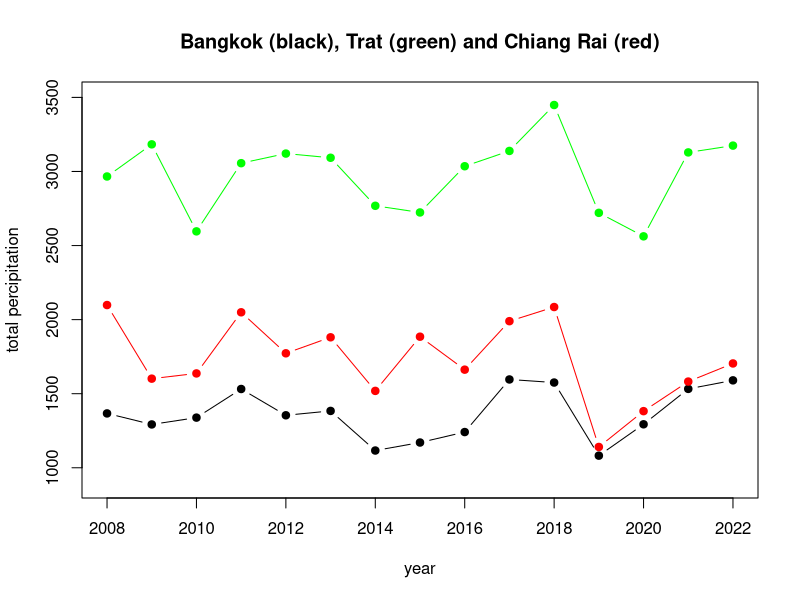
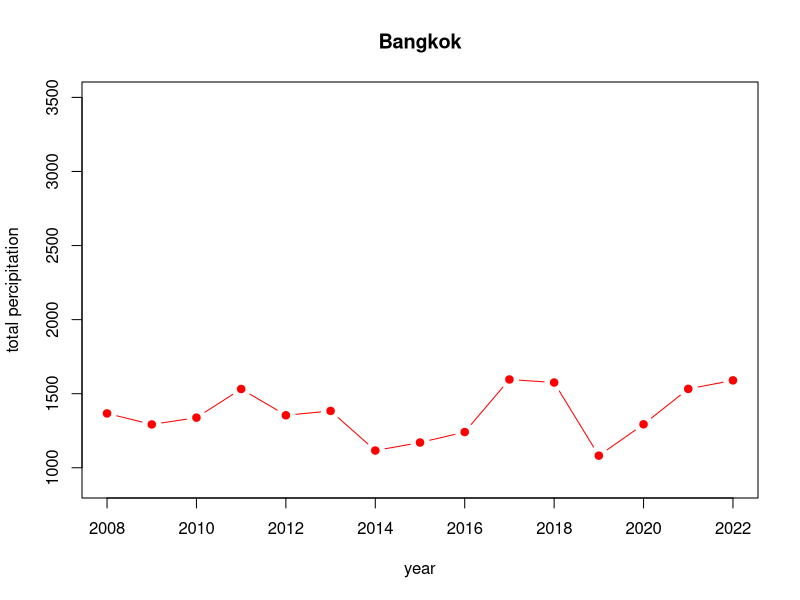
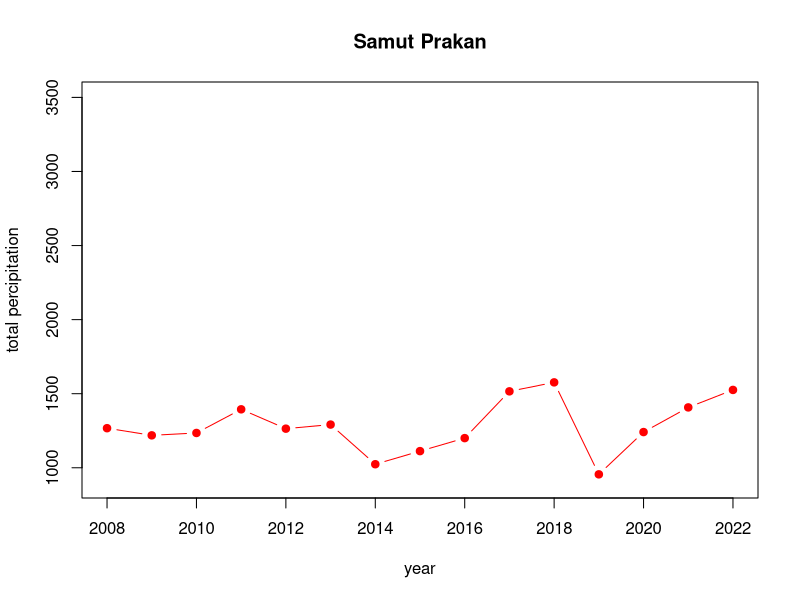
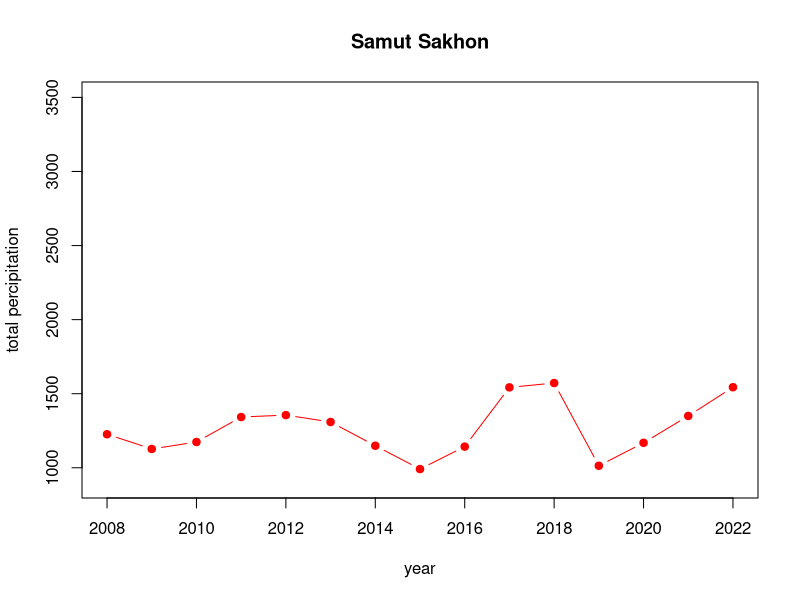
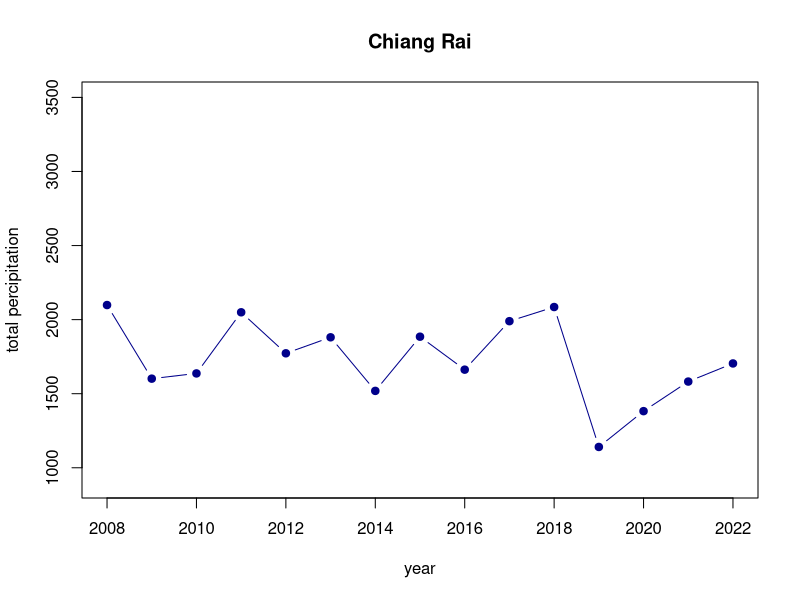
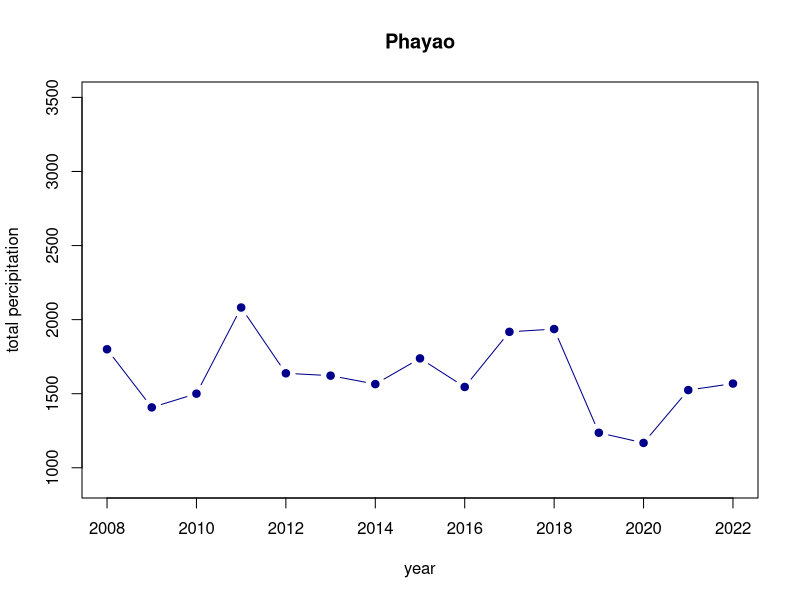
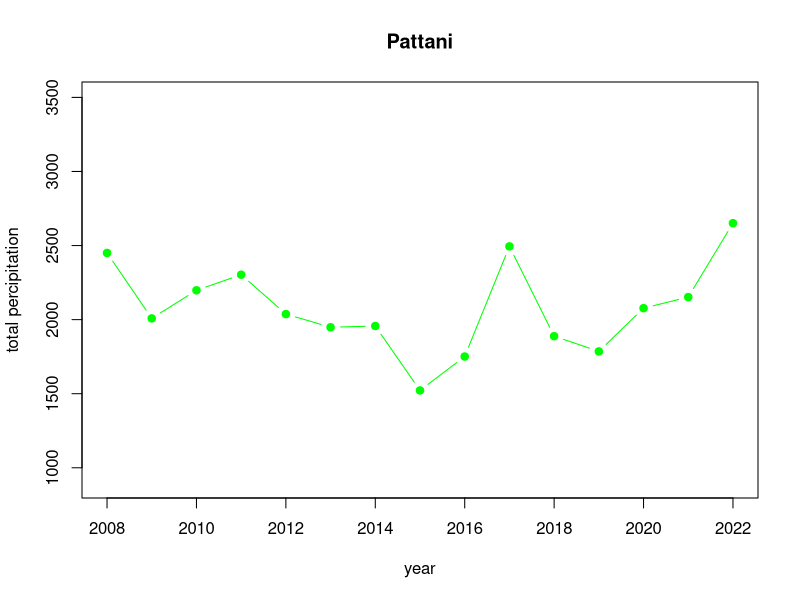
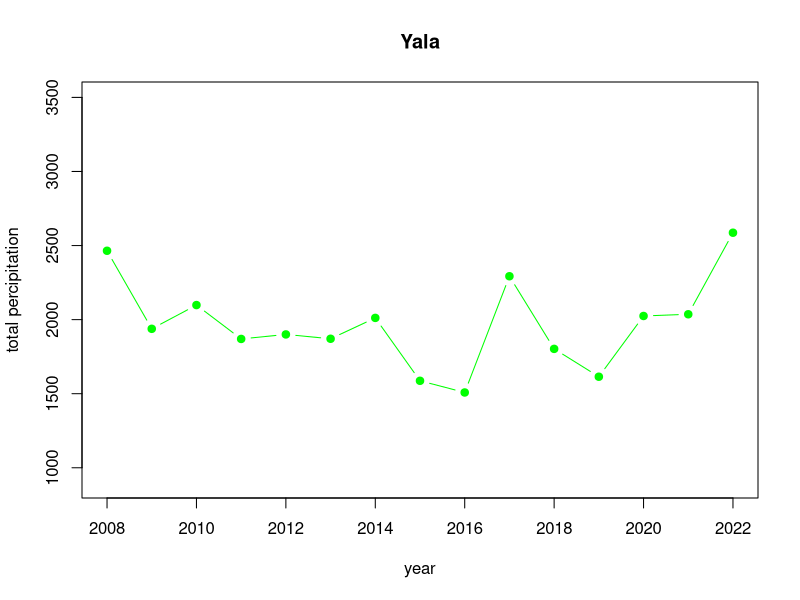

The R source for these figures, in order:
## ---- chunk 1
install.packages("readxl")
library(readxl)
## ---- chunk 2
Thailand_daymin <- read_excel("Thailand.xlsx",sheet = "era5_t2m_daymin_annual_Thailand")
Thailand_daymin
## ---- chunk 3
Thailand_daymax <- read_excel("Thailand.xlsx",sheet = "era5_t2m_daymax_annual_Thailand")
Thailand_daymax
## ---- chunk 4
Thailand_tp <- read_excel("Thailand.xlsx",sheet = "era5_tp(mm)_annual_Thailand")
Thailand_tp
## ---- chunk 5
Gideon <- read_excel("Dengue_Data.xlsx",sheet = "Gideon")
Gideon
## ---- chunk 6
Thailand_tp_sorted = Thailand_tp[order(Thailand_tp$`2022`, decreasing = TRUE), ]
Thailand_tp_sorted
## ---- chunk 7
#sub districts with Highest Precipitation
Thailand_tp_highest = head(Thailand_tp_sorted)
Thailand_tp_highest_list = Thailand_tp_highest$ADM1_EN
Thailand_tp_highest_list
## ---- chunk 8
#sub districts with Lowest Precipitation
Thailand_tp_lowest = tail(Thailand_tp_sorted) 
Thailand_tp_lowest_list = Thailand_tp_lowest$ADM1_EN
Thailand_tp_lowest_list
## ---- chunk 9
Thailand_daymax_sorted = Thailand_daymax[order(Thailand_daymax$`2022`, decreasing = TRUE), ]
Thailand_daymax_sorted
## ---- chunk 10
#sub districts with Highest max Temperature
Thailand_daymax_highest = head(Thailand_daymax_sorted)
Thailand_daymax_highest_list = Thailand_daymax_highest$ADM1_EN
Thailand_daymax_highest_list
## ---- chunk 11
#sub districts with Lowest max temperature
Thailand_daymax_lowest = tail(Thailand_daymax_sorted) 
Thailand_daymax_lowest_list = Thailand_daymax_lowest$ADM1_EN
Thailand_daymax_lowest_list
## ---- chunk 12
Thailand_daymin_sorted = Thailand_daymin[order(Thailand_daymin$`2022`, decreasing = TRUE), ]
Thailand_daymin_sorted
## ---- chunk 13
#sub districts with Highest min temperature
Thailand_daymin_highest = head(Thailand_daymin_sorted)
Thailand_daymin_highest_list = Thailand_daymin_highest$ADM1_EN
Thailand_daymin_highest_list
Thailand_daymin_highest

## ---- chunk 14
#sub districts with Lowest min temperature
Thailand_daymin_lowest = tail(Thailand_daymin_sorted) 
Thailand_daymin_lowest_list = Thailand_daymin_lowest$ADM1_EN
Thailand_daymin_lowest_list
## ---- chunk 15
Thailand_temp_highest = unique(c(Thailand_daymax_highest_list, Thailand_daymin_highest_list))
Thailand_temp_highest
## ---- chunk 16
Thailand_temp_lowest = unique(c(Thailand_daymax_lowest_list, Thailand_daymin_lowest_list))
Thailand_temp_lowest
## ---- chunk 17
Thailand_temp_highest
## ---- chunk 18
Thailand_temp_lowest
## ---- chunk 19
Thailand_tp_highest_list
## ---- chunk 20
Thailand_tp_lowest_list
## ---- chunk 21
province_names = Thailand_daymax[,2]
province_names
## ---- chunk 22
#Mean over years 2008-2022 per province
Thailand_tp_mean = apply(Thailand_tp[,5:19], 1, mean)
Thailand_tp_province_mean = cbind(province_names, Thailand_tp_mean)
Thailand_tp_province_mean

#Mean Min and Max Temperature per province
Thailand_daymin_mean = apply(Thailand_daymin[,5:19], 1, mean)
Thailand_daymax_mean = apply(Thailand_daymax[,5:19], 1, mean)

#Creation of a new dataframe with daymin and daymay per province
Thailand_daymin_province_mean = cbind(Thailand_daymin_mean, Thailand_daymax_mean)
Thailand_Temp_min_max = cbind(province_names, Thailand_daymin_province_mean) 
Thailand_Temp_min_max
## ---- chunk 23
Thailand_meantemp = apply(Thailand_Temp_min_max[,2:3], 1, mean)
Thailand_temp_mean =  cbind(province_names, Thailand_meantemp)
Thailand_temp_mean
## ---- chunk 24
Thailand_highest_meantemp = Thailand_temp_mean[head(order(Thailand_temp_mean[,2], decreasing = TRUE)),]
Thailand_highest_meantemp
Thailand_highest_meantemp_provinces = Thailand_highest_meantemp[,1]
Thailand_highest_meantemp_provinces
## ---- chunk 25
Thailand_lowest_meantemp = Thailand_temp_mean[tail(order(Thailand_temp_mean[,2], decreasing = TRUE)),]
Thailand_lowest_meantemp
Thailand_lowest_meantemp_provinces = Thailand_lowest_meantemp[,1]
Thailand_lowest_meantemp_provinces
## ---- chunk 26
#mean of each province over all years
Thailand_mean_tp = apply(Thailand_tp[,5:19], 1, mean)
#add name of the provinces to the data frame
Thailand_mean_tp = cbind(province_names, Thailand_mean_tp)
colnames(Thailand_mean_tp) = c("AMD1_EN", "meantp")
## ---- chunk 27
#sort the provinces by mean total precipitation
Thailand_mean_tp[order(Thailand_mean_tp[,2], decreasing = TRUE),]

#Show 6 provinces each with highest and lowest total precipitation 
Thailand_highest_meantp = head(Thailand_mean_tp[order(Thailand_mean_tp[,2], decreasing = TRUE),])
Thailand_lowest_meantp  = head(Thailand_mean_tp[order(Thailand_mean_tp[,2], decreasing = FALSE),])

#show the provinces together with their mean total precipitation
Thailand_highest_meantp
Thailand_lowest_meantp
## ---- chunk 28
Thailand_provinces_north = list("Chiang Mai", "Chiang Rai", "Lampang", "Lamphun", "Mae Hong Son", "Nan", "Phayao", "Phrae", "Uttaradit")

Thailand_provinces_northeastern = list("Amnat Charoen", "Bueng Kan", "Buri Ram", "Chaiyaphum", "Kalasin", "Khon Kaen", "Loei", "Maha Sarakham", "Mukdahan", "Nakhon Phanom", "Nakhon Ratchasima", "Nong Bua Lam Phu", "Nong Khai", "Roi Et", "Sakon Nakhon", "Si Sa Ket", "Surin", "Ubon Ratchathani", "Udon Thani", "Yasothon")

Thailand_provinces_south = list("Chumphon", "Krabi", "Nakhon Si Thammarat", "Narathiwat", "Pattani", "Phangnga", "Phatthalung", "Phuket", "Ranong", "Satun", "Songkhla", "Surat Thani", "Trang", "Yala")

Thailand_provinces_central = list("Ang Thong", "Chachoengsao", "Chai Nat", "Chanthaburi", "Chon Buri", "Kamphaeng Phet", "Kanchanaburi", "Lop Buri", "Nakhon Nayok", "Nakhon Pathom", "Nakhon Sawan", "Nonthaburi", "Pathum Thani", "Phetchabun", "Phetchaburi", "Phichit", "Phitsanulok", "Phra Nakhon Si Ayutthaya", "Prachin Buri", "Prachuap Khiri Khan", "Ratchaburi", "Rayong", "Sa Keao", "Samut Prakan", "Samut Sakhon", "Samut Songkhram", "Saraburi", "Sing Buri", "Sukhothai", "Suphan Buri", "Tak", "Trat", "Uthai Thani")
## ---- chunk 29
#provinces in North Thailand
Thailand_lowest_meantemp_provinces[which(Thailand_lowest_meantemp_provinces %in% Thailand_provinces_north)]

#provinces in Northeastern Thailand
Thailand_lowest_meantemp_provinces[which(Thailand_lowest_meantemp_provinces %in% Thailand_provinces_northeastern)]

#provinces in Central Thailand
Thailand_lowest_meantemp_provinces[which(Thailand_lowest_meantemp_provinces%in% Thailand_provinces_central)]

#provinces in South Thailand
Thailand_lowest_meantemp_provinces[which(Thailand_lowest_meantemp_provinces %in% Thailand_provinces_south)]
## ---- chunk 30
#provinces in North Thailand
Thailand_highest_meantemp_provinces[which(Thailand_highest_meantemp_provinces %in% Thailand_provinces_north)]

#provinces in Northeastern Thailand
Thailand_highest_meantemp_provinces[which(Thailand_highest_meantemp_provinces %in% Thailand_provinces_northeastern)]

#provinces in Central Thailand
Thailand_highest_meantemp_provinces[which(Thailand_highest_meantemp_provinces%in% Thailand_provinces_central)]

#provinces in South Thailand
Thailand_highest_meantemp_provinces[which(Thailand_highest_meantemp_provinces %in% Thailand_provinces_south)]
## ---- chunk 31
#provinces in North Thailand
Thailand_temp_highest[which(Thailand_temp_highest %in% Thailand_provinces_north)]

#provinces in Northeastern Thailand
Thailand_temp_highest[which(Thailand_temp_highest %in% Thailand_provinces_northeastern)]

#provinces in Central Thailand
Thailand_temp_highest[which(Thailand_temp_highest %in% Thailand_provinces_central)]

#provinces in South Thailand
Thailand_temp_highest[which(Thailand_temp_highest %in% Thailand_provinces_south)]
## ---- chunk 32
#provinces in North Thailand
Thailand_temp_lowest[which(Thailand_temp_lowest %in% Thailand_provinces_north)]

#provinces in Northeastern Thailand
Thailand_temp_lowest[which(Thailand_temp_lowest %in% Thailand_provinces_northeastern)]

#provinces in Central Thailand
Thailand_temp_lowest[which(Thailand_temp_lowest %in% Thailand_provinces_central)]

#provinces in South Thailand
Thailand_temp_lowest[which(Thailand_temp_lowest %in% Thailand_provinces_south)]
## ---- chunk 33
#provinces in North Thailand
Thailand_tp_highest_list[which(Thailand_tp_highest_list %in% Thailand_provinces_north)]

#provinces in Northeastern Thailand
Thailand_tp_highest_list[which(Thailand_tp_highest_list %in% Thailand_provinces_northeastern)]

#provinces in Central Thailand
Thailand_tp_highest_list[which(Thailand_tp_highest_list %in% Thailand_provinces_central)]

#provinces in South Thailand
Thailand_tp_highest_list[which(Thailand_tp_highest_list %in% Thailand_provinces_south)]
## ---- chunk 34
#provinces in North Thailand
Thailand_tp_lowest_list[which(Thailand_tp_lowest_list %in% Thailand_provinces_north)]

#provinces in Northeastern Thailand
Thailand_tp_lowest_list[which(Thailand_tp_lowest_list %in% Thailand_provinces_northeastern)]

#provinces in Central Thailand
Thailand_tp_lowest_list[which(Thailand_tp_lowest_list %in% Thailand_provinces_central)]

#provinces in South Thailand
Thailand_tp_lowest_list[which(Thailand_tp_lowest_list %in% Thailand_provinces_south)]
## ---- chunk 35
plot(x = colnames(Thailand_tp[,5:19]), y = Thailand_tp[1,5:19], type = "b", pch = 19, xlab = "year", ylab = "total percipitation", main = "Bangkok (black), Trat (green) and Chiang Rai (red)", ylim = c(900,3500)); lines(colnames(Thailand_tp[,5:19]), Thailand_tp[46,5:19], type = "b", pch = 19, col = "red"); lines(colnames(Thailand_tp[,5:19]), Thailand_tp[14,5:19], type = "b", pch = 19, col = "green")
## ---- chunk 36
#central 

plot(x = colnames(Thailand_tp[,5:19]), y = Thailand_tp[1,5:19], type = "b", pch = 19, col="red", ylim = c(900,3500), xlab = "year", ylab = "total percipitation", main = Thailand_tp[1,2])

plot(x = colnames(Thailand_tp[,5:19]), y = Thailand_tp[2,5:19], type = "b", pch = 19, col="red", ylim = c(900,3500), xlab = "year", ylab = "total percipitation", main = Thailand_tp[2,2])

plot(x = colnames(Thailand_tp[,5:19]), y = Thailand_tp[60,5:19], type = "b", pch = 19, col="red", ylim = c(900,3500), xlab = "year", ylab = "total percipitation", main = Thailand_tp[60,2])

#north

plot(x = colnames(Thailand_tp[,5:19]), y = Thailand_tp[46,5:19], type = "b", pch = 19, col="darkblue", ylim = c(900,3500), xlab = "year", ylab = "total percipitation", main = Thailand_tp[46,2])

plot(x = colnames(Thailand_tp[,5:19]), y = Thailand_tp[45,5:19], type = "b", pch = 19, col="darkblue", ylim = c(900,3500), xlab = "year", ylab = "total percipitation", main = Thailand_tp[45,2])

#south

plot(x = colnames(Thailand_tp[,5:19]), y = Thailand_tp[75,5:19], type = "b", pch = 19, col="green", ylim = c(900,3500), xlab = "year", ylab = "total percipitation", main = Thailand_tp[75,2])

plot(x = colnames(Thailand_tp[,5:19]), y = Thailand_tp[76,5:19], type = "b", pch = 19, col="green", ylim = c(900,3500), xlab = "year", ylab = "total percipitation", main = Thailand_tp[76,2])

plot(x = colnames(Thailand_tp[,5:19]), y = Thailand_tp[77,5:19], type = "b", pch = 19, col="green", ylim = c(900,3500), xlab = "year", ylab = "total percipitation", main = Thailand_tp[77,2])

#mid-tail

plot(x = colnames(Thailand_tp[,5:19]), y = Thailand_tp[69,5:19], type = "b", pch = 19, col="purple", ylim = c(900,3500), xlab = "year", ylab = "total percipitation", main = Thailand_tp[69,2])

plot(x = colnames(Thailand_tp[,5:19]), y = Thailand_tp[70,5:19], type = "b", pch = 19, col="purple",ylim = c(900,3500), xlab = "year", ylab = "total percipitation", main = Thailand_tp[70,2])

#west

plot(x = colnames(Thailand_tp[,5:19]), y = Thailand_tp[51,5:19], type = "b", pch = 19, col="turquoise", ylim = c(900,3500), xlab = "year", ylab = "total percipitation", main = Thailand_tp[51,2])

plot(x = colnames(Thailand_tp[,5:19]), y = Thailand_tp[57,5:19], type = "b", pch = 19, col="turquoise", ylim = c(900,3500), xlab = "year", ylab = "total percipitation", main = Thailand_tp[57,2])

#east

plot(x = colnames(Thailand_tp[,5:19]), y = Thailand_tp[22,5:19], type = "b", pch = 19, col="orange", ylim = c(900,3500), xlab = "year", ylab = "total percipitation", main = Thailand_tp[22,2])

plot(x = colnames(Thailand_tp[,5:19]), y = Thailand_tp[23,5:19], type = "b", pch = 19, col="orange", ylim = c(900,3500), xlab = "year", ylab = "total percipitation", main = Thailand_tp[23,2])

plot(x = colnames(Thailand_tp[,5:19]), y = Thailand_tp[26,5:19], type = "b", pch = 19, col="orange", ylim = c(900,3500), xlab = "year", ylab = "total percipitation", main = Thailand_tp[26,2])

## ---- chunk 37
hist(Thailand_tp$"2008", ylim=c(0,20), breaks=15, main = colnames(Thailand_tp[,5]), xlab = "total percipitation")
hist(Thailand_tp$"2009", ylim=c(0,20), breaks=15, main = colnames(Thailand_tp[,6]), xlab = "total percipitation")
hist(Thailand_tp$"2010", ylim=c(0,20), breaks=15, main = colnames(Thailand_tp[,7]), xlab = "total percipitation")
hist(Thailand_tp$"2011", ylim=c(0,20), breaks=15, main = colnames(Thailand_tp[,8]), xlab = "total percipitation")
hist(Thailand_tp$"2012", ylim=c(0,20), breaks=15, main = colnames(Thailand_tp[,9]), xlab = "total percipitation")
hist(Thailand_tp$"2013", ylim=c(0,20), breaks=15, main = colnames(Thailand_tp[,10]), xlab = "total percipitation")
hist(Thailand_tp$"2014", ylim=c(0,20), breaks=15, main = colnames(Thailand_tp[,11]), xlab = "total percipitation")
hist(Thailand_tp$"2015", ylim=c(0,20), breaks=15, main = colnames(Thailand_tp[,12]), xlab = "total percipitation")
hist(Thailand_tp$"2016", ylim=c(0,20), breaks=15, main = colnames(Thailand_tp[,13]), xlab = "total percipitation")
hist(Thailand_tp$"2017", ylim=c(0,20), breaks=15, main = colnames(Thailand_tp[,14]), xlab = "total percipitation")
hist(Thailand_tp$"2018", ylim=c(0,20), breaks=15, main = colnames(Thailand_tp[,15]), xlab = "total percipitation")
hist(Thailand_tp$"2019", ylim=c(0,20), breaks=15, main = colnames(Thailand_tp[,16]), xlab = "total percipitation")
hist(Thailand_tp$"2020", ylim=c(0,20), breaks=15, main = colnames(Thailand_tp[,17]), xlab = "total percipitation")
hist(Thailand_tp$"2021", ylim=c(0,20), breaks=15, main = colnames(Thailand_tp[,18]), xlab = "total percipitation")
hist(Thailand_tp$"2022", ylim=c(0,20), breaks=15, main = colnames(Thailand_tp[,19]), xlab = "total percipitation")
## ---- chunk 38
#load Dengue cases and death
cases = read_excel("Dengue_Data.xlsx", sheet = "Dengue_cases")
death = read_excel("Dengue_Data.xlsx", sheet = "Denge_deaths")


#clean data just for Thailand
cases_Thai = cases[,c(1,3)]
death_Thai = death[,c(1,3)]


#plot to see cases and death numbers over time
plot(cases_Thai, type = "b", pch = 19, main = "Dengue cases Thailand"); plot(death_Thai, type = "b", pch = 19, main = "Dengue deaths Thailand") 
